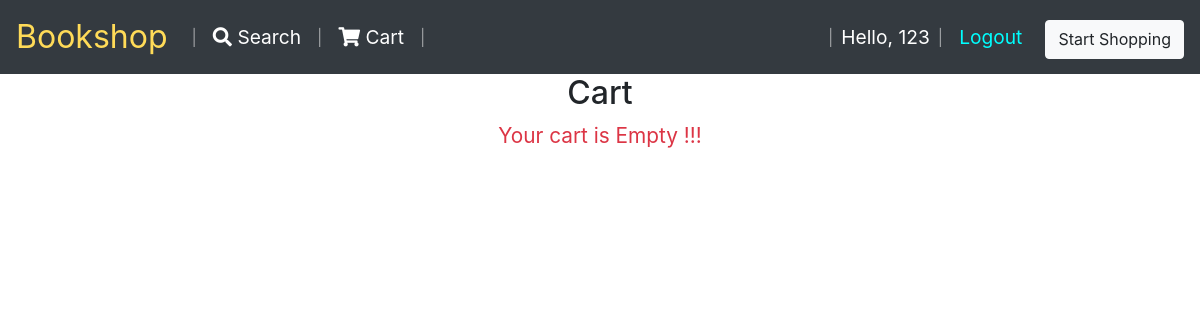
/cart/ (signed in), run on an earlier commit of the app's database.
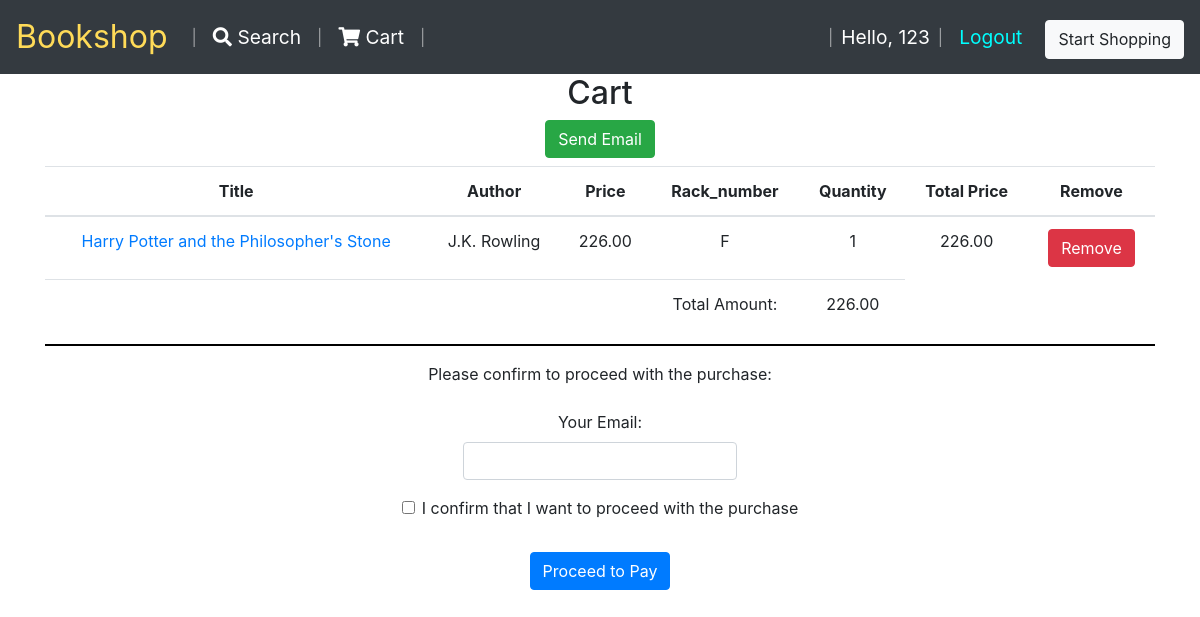
And on a later commit of the database.
### bookstore/models.py (models this page shows, shortened)
class Cart(models.Model):
    user = models.ForeignKey(User, on_delete=models.CASCADE)
    book = models.ForeignKey(Book, on_delete=models.CASCADE)
    quantity = models.IntegerField()
    revenue= models.DecimalField(max_digits=8, decimal_places=2,default=0)

class Book(models.Model):
    title= models.CharField(max_length=100)
    author= models.CharField(max_length=50)
    publisher= models.CharField(max_length=50)
    price= models.DecimalField(max_digits=8, decimal_places=2)
    isbn= models.CharField(max_length=13,unique=True)
    image= models.ImageField(upload_to='static/images',default='static/images/book.png')
    genre= models.CharField(max_length=50,default="")
    desc= models.CharField(max_length=1000,default="")

class Inventory(models.Model):
    book = models.OneToOneField(Book, on_delete=models.CASCADE)
    stock = models.IntegerField(default=0)
    rack_number = models.CharField(max_length=1)

### bookstore/views.py (the view)
# urls.py: path("cart/", views.cart, name="cart"),
@login_required
def cart(request):
    carts = Cart.objects.filter(user=request.user)
    total_price = sum(cart.book.price * cart.quantity for cart in carts)
    context = {
        'cart': carts,
        'total_price': total_price
    }
    return render(request, 'cart.html', context)

### templates/cart.html (shortened to what this page needs)
{% extends "base.html" %}
{% block content %}
<div class="container text-center">
    <h2>Cart</h2>
    {% if cart %}
        <div class="container mb-2">
            <form method="post" action="{% url 'send_email' %}">
                <button type="submit" class="btn btn-success">Send Email</button>
            </form>
        </div>
        <table class="table">
            <thead>
                <tr>
                    <th>Title</th>
                    <th>Author</th>
                    <th>Price</th>
                    <th>Rack_number</th>
                    <th>Quantity</th>
                    <th>Total Price</th>
                    <th>Remove</th>
                </tr>
            </thead>
            <tbody>
                {% for item in cart %}
                    <tr>
                        <td><a href="{% url 'book_details' item.book.id %}">{{ item.book.title }}</a></td>
                        <td>{{ item.book.author }}</td>
                        <td>{{ item.book.price }}</td>
                        <td>{{ item.book.inventory.rack_number}}</td>
                        <td>{{ item.quantity }}</td>
                        <td>{{ item.revenue }}</td>
                        <td>
                            <form method="post" action="{% url 'remove_from_cart' item.id %}">
                                <button type="submit" class="btn btn-danger">Remove</button>
                            </form>
                        </td>
                    </tr>
                {% endfor %}
            </tbody>
            <tfoot>
                <tr>
                    <td colspan="3"></td>
                    <td>Total Amount:</td>
                    <td>{{ total_price }}</td>
                </tr>
            </tfoot>
        </table>
        <hr style="border: 1px solid black;">
        <div class="container" >
        <div class="col-md-6 mx-auto mb-4">
        <div class="container mb-4">
            <p style="color:dark-green;">Please confirm to proceed with the purchase:</p>
        </div>
        <form method="POST" action="{% url 'proceed_to_buy' %}" class="row justify-content-center">
            <div class="form-group">
                <label for="buyer_email">Your Email:</label>
                <input type="email" class="form-control" id="buyer_email" name="buyer_email">
            </div>
            <div class="form-group form-check">
                <input type="checkbox" class="form-check-input" id="confirmation_checkbox" name="confirmation_checkbox">
                <label class="form-check-label" for="confirmation_checkbox">I confirm that I want to proceed with the purchase</label>
            </div>
            <div class="col-md-12 text-center mt-3">
                <button type="submit" class="btn btn-primary">Proceed to Pay</button>
            </div>
        </form>
        </div>
        </div>
    {% else %}
        <p class="text-danger" style="font-size: 130%">Your cart is Empty !!!</p>
    {% endif %}
</div>
{% endblock %}

What changed in the data, as far as the page shows it:
added Cart: book "Harry Potter and the Philosopher's Stone", book.author "J.K. Rowling", book.price "226.00", book.inventory.rack_number "F", quantity "1", revenue "226.00"
Also different on the page:
{{ total_price }}: (not shown) → "226.00"
form field confirmation_checkbox: (not shown) → "☐"
text no longer shown: "Your cart is Empty !!!"
text now shown: "Send Email Title Author Price Rack_number Quantity Total Price Remove Total Amount: Please confirm to proceed with the purchase: Your Email: I confirm that I want to proceed with the purchase Proceed to Pay"
